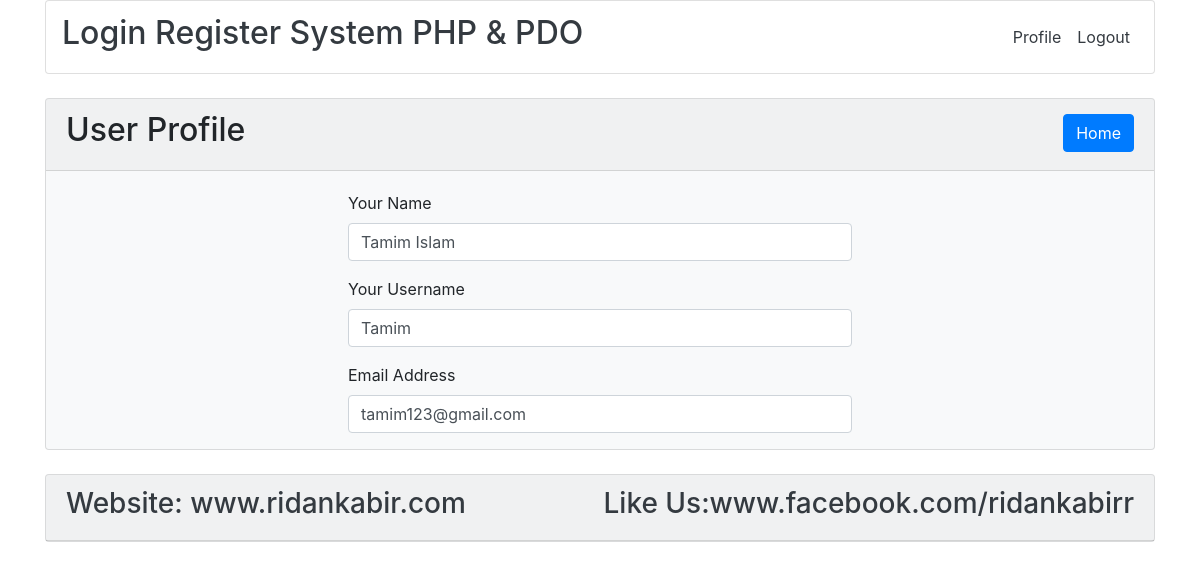
Page /profile.php?id=17 (signed in) on the committed database.
### tables this page shows
CREATE TABLE `tbl_user` (
  `id` int(11) NOT NULL,
  `name` varchar(255) NOT NULL,
  `username` varchar(255) NOT NULL,
  `email` varchar(255) NOT NULL,
  `password` varchar(255) NOT NULL
);

### lib/User.php (called while the page is built, shortened)
<?php
	include "Database.php";
	class User{
		private $db;
		public function __construct(){
			$this->db = new Database();
		}
	public function getUserById($userId){
		$sql = "SELECT * FROM tbl_user WHERE id = :id LIMIT 1";
			$query = $this->db->pdo->prepare($sql);
			$query->bindValue(':id', $userId);
			$query->execute();
			$result = $query->fetch(PDO::FETCH_OBJ);
			return $result;
	}
	}
?>

### lib/Database.php (called while the page is built)
<?php
 class Database {
 	private $hostdb = "localhost";
 	private $userdb = "root";
 	private $passdb = "";
 	private $namedb = "db_log_reg";
 	public $pdo;
 	public function __construct(){
 		if (!isset($this->pdo)) {
 			try
 			{
 				$link = new PDO("mysql:host=".$this->hostdb.";dbname=".$this->namedb,$this->userdb,$this->passdb);
 				$link->setAttribute(PDO::ATTR_ERRMODE, PDO::ERRMODE_EXCEPTION);
 				$link->exec("SET CHARACTER SET utf8");
 				$this->pdo = $link;
 			}
 			catch(PDOException $e){
 				die("Failed to connect with Database ". $e->getMessage());
 			}
 		}
 	}
}
?>

### profile.php (the view, shortened to what this page needs)
<?php
	include "lib/User.php";
	include "inc/header.php";
?>
<?php
	if (isset($_GET['id'])) {
		$userId = (int)$_GET['id'];
	}
	$user = new User();
?>
<section class="main">
	<div class="container">
		<div class="card bg-light my-md-4">
			<div class="card-header">
				<h2>User Profile<span class="float-right"><a class="btn btn-primary" href="index.php">Home</a></span></h2>
			</div>
			<div class="card-body pb-0">
				<div class="col-md-6 offset-md-3">
					<?php
						$userData = $user->getUserById($userId);
						if ($userData) {
					?>
					<form action="" method="POST">
						<div class="form-group">
							<label for="name">Your Name</label>
							<input type="text" id="name" name="name" class="form-control" value="<?php echo $userData->name; ?>" autocomplete="off">
						</div>
						<div class="form-group">
							<label for="username">Your Username</label>
							<input type="text" id="username" name="username" class="form-control" value="<?php echo $userData->username; ?>" autocomplete="off">
						</div>
						<div class="form-group">
							<label for="email">Email Address</label>
							<input type="email" id="email" name="email" class="form-control" value="<?php echo $userData->email; ?>" autocomplete="off">
						</div>
					</form>
				<?php }else{ ?>
					<h3 class="text-danger text-center">This Id Has No Data...!</h3>
				<?php
					}
				?>
				</div>
			</div>
		</div>
	</div>
</section>
<?php
	include "inc/footer.php";
?>

### rows in the picture
tbl_user: name "Tamim Islam", username "Tamim", email "tamim123@gmail.com"
